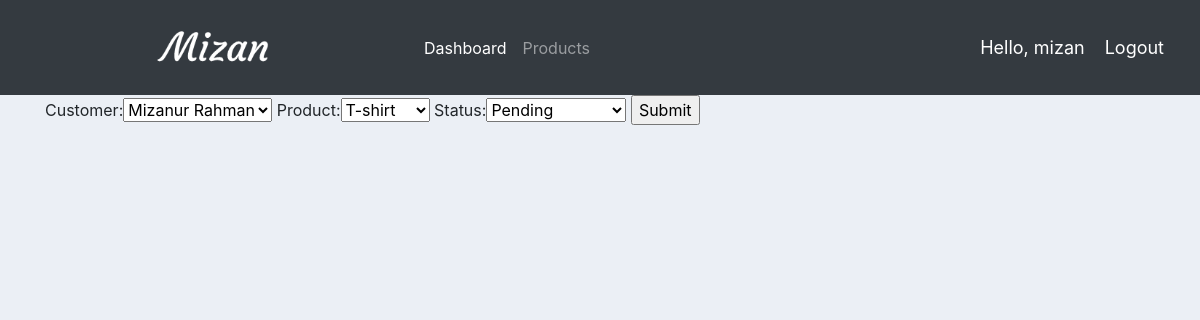
Page /update_order/20/ (signed in) on the committed database.
### accounts/models.py (models this page shows, shortened)
class Order(models.Model):
	STATUS = (
			('Pending', 'Pending'),
			('Out for delivery', 'Out for delivery'),
			('Delivered', 'Delivered'),
			)
	customer = models.ForeignKey(Customer, null=True, on_delete= models.SET_NULL)
	product = models.ForeignKey(Product, null=True, on_delete= models.SET_NULL)
	date_created = models.DateTimeField(auto_now_add=True, null=True)
	status = models.CharField(max_length=200, null=True, choices=STATUS)

### accounts/decorators.py (the view)
		def wrapper_func(request, *args, **kwargs):
			group = None
			if request.user.groups.exists():
				group = request.user.groups.all()[0].name
			if group in allowed_roles:
				return view_func(request, *args, **kwargs)
			else:
				return HttpResponse('You are not authorized to view this page')

### accounts/forms.py
class OrderForm(ModelForm):
    class Meta:
        model = Order
        fields = '__all__'

### accounts/models.py (called while the page is built)
	def __str__(self):
		return self.name

	def __str__(self):
		return self.name

### accounts/views.py (called while the page is built)
@login_required(login_url='/login/')
@allowed_users(allowed_roles=['admin'])
def updateOrder(request, pk):
    order = Order.objects.get(id=pk)
    form = OrderForm(instance=order)
    if request.method == 'POST':
        form = OrderForm(request.POST, instance=order)
        if form.is_valid():
            form.save()
            return redirect('/')
    context = {'form':form}
    return render(request, 'accounts/order_form.html', context)

### templates/accounts/order_form.html (shortened to what this page needs)
{% extends 'accounts/main.html' %}
{% load static %}
{% block content %}
    <form action="" method="POST">
        {{ form }}
        <input type="submit" name="submit">
    </form>
{% endblock  %}

### templates/accounts/navbar.html (shortened to what this page needs)
 {% load static %}
 <nav class="navbar navbar-expand-lg navbar-dark bg-dark">
     <img src="{% static 'images/logo.png' %}" alt="">
    <div class="collapse navbar-collapse" id="navbarText">
      <ul class="navbar-nav mr-auto">
        {% if request.user.is_staff %}
        <li class="nav-item active">
          <a class="nav-link" href="{% url 'accounts:index' %}">Dashboard </a>
        </li>
        <li class="nav-item">
          <a class="nav-link" href="{% url 'accounts:products' %}">Products</a>
        </li>
        {% endif %}
      </ul>
    </div>
    <span class="hello-msg">Hello, {{request.user}}</span>
    <span ><a  class="hello-msg" href="{% url 'accounts:logout' %}">Logout</a></span>
  </nav>

### static/css/main.css (style rules this page uses)
body { background-color: #ebeff5; }

### templates/accounts/navbar.html (style rules this page uses)
.hello-msg { font-size: 18px; color: #fff; margin-right: 20px; }

### rows in the picture
Order: customer "Mizanur Rahman", product "T-shirt", status "Pending"

### other values in the picture
{{ request.user }} "mizan"
